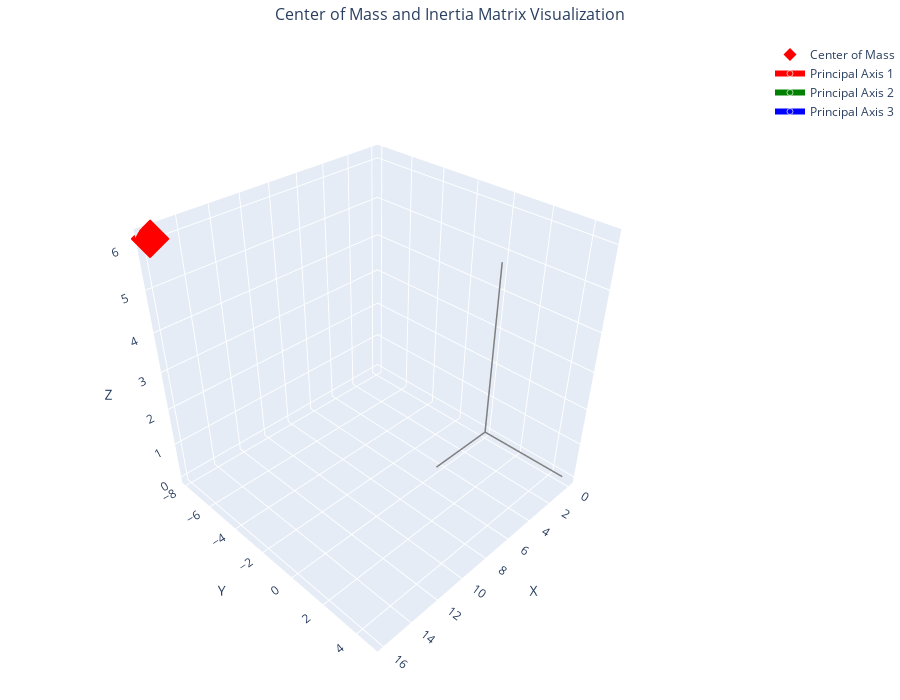
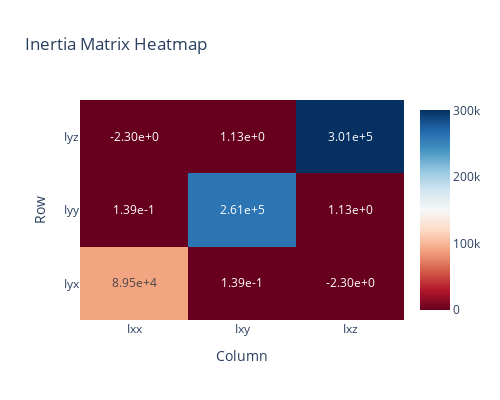

Here is the notebook cell these charts were saved with, in order:
### Code cell
import numpy as np
import plotly.graph_objects as go
from plotly.subplots import make_subplots
import plotly.express as px

# Given data
Volume = 2453.0099283854165
COM = np.array([15.89999849, -7.89999265, 6.12640468])
Inertia_matrix = np.array(
    [
        [8.95441448e04, 1.38562798e-01, -2.29828603e00],
        [1.38562798e-01, 2.60752037e05, 1.12978402e00],
        [-2.29828603e00, 1.12978402e00, 3.00661729e05],
    ]
)


def create_inertia_ellipsoid(inertia_matrix, center, scale=1.0, resolution=20):
    """
    Create points for an inertia ellipsoid visualization
    """
    # Get eigenvalues and eigenvectors
    eigenvals, eigenvecs = np.linalg.eigh(inertia_matrix)

    # Create sphere coordinates
    u = np.linspace(0, 2 * np.pi, resolution)
    v = np.linspace(0, np.pi, resolution)
    U, V = np.meshgrid(u, v)

    # Unit sphere
    x_sphere = np.cos(U) * np.sin(V)
    y_sphere = np.sin(U) * np.sin(V)
    z_sphere = np.cos(V)

    # Stack coordinates
    sphere_points = np.stack(
        [x_sphere.flatten(), y_sphere.flatten(), z_sphere.flatten()]
    )

    # Scale by inverse square root of eigenvalues (for visualization)
    # Smaller eigenvalues = larger semi-axes (less resistance to rotation)
    scaling = scale / np.sqrt(eigenvals)
    scaled_points = eigenvecs @ np.diag(scaling) @ sphere_points

    # Translate to center
    ellipsoid_points = scaled_points + center.reshape(3, 1)

    # Reshape back to grid
    x_ellipsoid = ellipsoid_points[0].reshape(resolution, resolution)
    y_ellipsoid = ellipsoid_points[1].reshape(resolution, resolution)
    z_ellipsoid = ellipsoid_points[2].reshape(resolution, resolution)

    return x_ellipsoid, y_ellipsoid, z_ellipsoid, eigenvals, eigenvecs


# Create the visualization
fig = go.Figure()

# 1. Add Center of Mass point
fig.add_trace(
    go.Scatter3d(
        x=[COM[0]],
        y=[COM[1]],
        z=[COM[2]],
        mode="markers",
        marker=dict(size=10, color="red", symbol="diamond"),
        name="Center of Mass",
        text=f"COM: ({COM[0]:.2f}, {COM[1]:.2f}, {COM[2]:.2f})",
        hovertemplate="<b>Center of Mass</b><br>X: %{x:.2f}<br>Y: %{y:.2f}<br>Z: %{z:.2f}<extra></extra>",
    )
)

# 2. Create and add inertia ellipsoid
scale_factor = 0.01  # Adjust this to make ellipsoid visible
x_ell, y_ell, z_ell, eigenvals, eigenvecs = create_inertia_ellipsoid(
    Inertia_matrix, COM, scale=scale_factor
)

fig.add_trace(
    go.Surface(
        x=x_ell,
        y=y_ell,
        z=z_ell,
        opacity=0.6,
        colorscale="Blues",
        name="Inertia Ellipsoid",
        showscale=False,
        hovertemplate="<b>Inertia Ellipsoid</b><br>X: %{x:.2f}<br>Y: %{y:.2f}<br>Z: %{z:.2f}<extra></extra>",
    )
)

# 3. Add principal axes
axis_length = scale_factor * 2
colors = ["red", "green", "blue"]
axis_names = ["X-axis", "Y-axis", "Z-axis"]

for i in range(3):
    axis_end = COM + eigenvecs[:, i] * axis_length / np.sqrt(eigenvals[i]) * 100

    fig.add_trace(
        go.Scatter3d(
            x=[COM[0], axis_end[0]],
            y=[COM[1], axis_end[1]],
            z=[COM[2], axis_end[2]],
            mode="lines+markers",
            line=dict(color=colors[i], width=6),
            marker=dict(size=[8, 4], color=colors[i]),
            name=f"Principal Axis {i + 1}",
            hovertemplate=f"<b>Principal Axis {i + 1}</b><br>Eigenvalue: {eigenvals[i]:.2e}<extra></extra>",
        )
    )

# 4. Add coordinate system at origin
origin_size = max(abs(COM)) * 0.3
fig.add_trace(
    go.Scatter3d(
        x=[0, origin_size],
        y=[0, 0],
        z=[0, 0],
        mode="lines",
        line=dict(color="gray", width=3),
        name="X-axis (global)",
        showlegend=False,
    )
)
fig.add_trace(
    go.Scatter3d(
        x=[0, 0],
        y=[0, origin_size],
        z=[0, 0],
        mode="lines",
        line=dict(color="gray", width=3),
        name="Y-axis (global)",
        showlegend=False,
    )
)
fig.add_trace(
    go.Scatter3d(
        x=[0, 0],
        y=[0, 0],
        z=[0, origin_size],
        mode="lines",
        line=dict(color="gray", width=3),
        name="Z-axis (global)",
        showlegend=False,
    )
)

# Update layout
fig.update_layout(
    title={
        "text": "Center of Mass and Inertia Matrix Visualization",
        "x": 0.5,
        "xanchor": "center",
        "font": {"size": 16},
    },
    scene=dict(
        xaxis_title="X",
        yaxis_title="Y",
        zaxis_title="Z",
        aspectmode="cube",
        camera=dict(eye=dict(x=1.5, y=1.5, z=1.5)),
    ),
    width=900,
    height=700,
    margin=dict(l=0, r=0, t=40, b=0),
)

# Show the plot
fig.show()

# Print summary information
print("=" * 50)
print("INERTIA ANALYSIS SUMMARY")
print("=" * 50)
print(f"Volume: {Volume:.4f}")
print(f"Center of Mass: [{COM[0]:.4f}, {COM[1]:.4f}, {COM[2]:.4f}]")
print("\nInertia Matrix:")
for i, row in enumerate(Inertia_matrix):
    print(f"  [{row[0]:12.4e}, {row[1]:12.4e}, {row[2]:12.4e}]")

print(f"\nPrincipal Moments of Inertia (Eigenvalues):")
for i, val in enumerate(eigenvals):
    print(f"  I_{i + 1}: {val:.4e}")

print(f"\nPrincipal Axes (Eigenvectors):")
for i, vec in enumerate(eigenvecs.T):
    print(f"  Axis {i + 1}: [{vec[0]:8.4f}, {vec[1]:8.4f}, {vec[2]:8.4f}]")

# Create a 2D inertia matrix heatmap
fig_heatmap = go.Figure(
    data=go.Heatmap(
        z=Inertia_matrix,
        x=["Ixx", "Ixy", "Ixz"],
        y=["Iyx", "Iyy", "Iyz"],
        colorscale="RdBu",
        text=Inertia_matrix,
        texttemplate="%{text:.2e}",
        textfont={"size": 12},
        hoverongaps=False,
    )
)

fig_heatmap.update_layout(
    title="Inertia Matrix Heatmap",
    xaxis_title="Column",
    yaxis_title="Row",
    width=500,
    height=400,
)

fig_heatmap.show()

### Figure 1 — Plotly figure (JSON) as saved in the notebook; plotly's stock layout.template omitted (floating-point values rounded to 4 significant figures; data arrays with more than 128 entries replaced by an {"elided": "..."} marker saying what was removed)
{"data": [{"hovertemplate": "<b>Center of Mass</b><br>X: %{x:.2f}<br>Y: %{y:.2f}<br>Z: %{z:.2f}<extra></extra>", "marker": {"color": "red", "size": 10, "symbol": "diamond"}, "mode": "markers", "name": "Center of Mass", "text": "COM: (15.90, -7.90, 6.13)", "type": "scatter3d", "x": [15.9], "y": [-7.9], "z": [6.126]}, {"colorscale": [[0, "rgb(247,251,255)"], [0.125, "rgb(222,235,247)"], [0.25, "rgb(198,219,239)"], [0.375, "rgb(158,202,225)"], [0.5, "rgb(107,174,214)"], [0.625, "rgb(66,146,198)"], [0.75, "rgb(33,113,181)"], [0.875, "rgb(8,81,156)"], [1, "rgb(8,48,107)"]], "hovertemplate": "<b>Inertia Ellipsoid</b><br>X: %{x:.2f}<br>Y: %{y:.2f}<br>Z: %{z:.2f}<extra></extra>", "name": "Inertia Ellipsoid", "opacity": 0.6, "showscale": false, "type": "surface", "x": {"elided": "20x20 float values"}, "y": {"elided": "20x20 float values"}, "z": {"elided": "20x20 float values"}}, {"hovertemplate": "<b>Principal Axis 1</b><br>Eigenvalue: 8.95e+04<extra></extra>", "line": {"color": "red", "width": 6}, "marker": {"color": "red", "size": [8, 4]}, "mode": "lines+markers", "name": "Principal Axis 1", "type": "scatter3d", "x": [15.9, 15.91], "y": [-7.9, -7.9], "z": [6.126, 6.126]}, {"hovertemplate": "<b>Principal Axis 2</b><br>Eigenvalue: 2.61e+05<extra></extra>", "line": {"color": "green", "width": 6}, "marker": {"color": "green", "size": [8, 4]}, "mode": "lines+markers", "name": "Principal Axis 2", "type": "scatter3d", "x": [15.9, 15.9], "y": [-7.9, -7.904], "z": [6.126, 6.126]}, {"hovertemplate": "<b>Principal Axis 3</b><br>Eigenvalue: 3.01e+05<extra></extra>", "line": {"color": "blue", "width": 6}, "marker": {"color": "blue", "size": [8, 4]}, "mode": "lines+markers", "name": "Principal Axis 3", "type": "scatter3d", "x": [15.9, 15.9], "y": [-7.9, -7.9], "z": [6.126, 6.123]}, {"line": {"color": "gray", "width": 3}, "mode": "lines", "name": "X-axis (global)", "showlegend": false, "type": "scatter3d", "x": [0, 4.77], "y": [0, 0], "z": [0, 0]}, {"line": {"color": "gray", "width": 3}, "mode": "lines", "name": "Y-axis (global)", "showlegend": false, "type": "scatter3d", "x": [0, 0], "y": [0, 4.77], "z": [0, 0]}, {"line": {"color": "gray", "width": 3}, "mode": "lines", "name": "Z-axis (global)", "showlegend": false, "type": "scatter3d", "x": [0, 0], "y": [0, 0], "z": [0, 4.77]}], "layout": {"height": 700, "margin": {"b": 0, "l": 0, "r": 0, "t": 40}, "scene": {"aspectmode": "cube", "camera": {"eye": {"x": 1.5, "y": 1.5, "z": 1.5}}, "xaxis": {"title": {"text": "X"}}, "yaxis": {"title": {"text": "Y"}}, "zaxis": {"title": {"text": "Z"}}}, "title": {"font": {"size": 16}, "text": "Center of Mass and Inertia Matrix Visualization", "x": 0.5, "xanchor": "center"}, "width": 900}}

### Figure 2 — Plotly figure (JSON) as saved in the notebook; plotly's stock layout.template omitted (floating-point values rounded to 4 significant figures)
{"data": [{"colorscale": [[0, "rgb(103,0,31)"], [0.1, "rgb(178,24,43)"], [0.2, "rgb(214,96,77)"], [0.3, "rgb(244,165,130)"], [0.4, "rgb(253,219,199)"], [0.5, "rgb(247,247,247)"], [0.6, "rgb(209,229,240)"], [0.7, "rgb(146,197,222)"], [0.8, "rgb(67,147,195)"], [0.9, "rgb(33,102,172)"], [1, "rgb(5,48,97)"]], "hoverongaps": false, "text": [[89540.0, 0.1386, -2.298], [0.1386, 260800.0, 1.13], [-2.298, 1.13, 300700.0]], "textfont": {"size": 12}, "texttemplate": "%{text:.2e}", "type": "heatmap", "x": ["Ixx", "Ixy", "Ixz"], "y": ["Iyx", "Iyy", "Iyz"], "z": [[89540.0, 0.1386, -2.298], [0.1386, 260800.0, 1.13], [-2.298, 1.13, 300700.0]]}], "layout": {"height": 400, "title": {"text": "Inertia Matrix Heatmap"}, "width": 500, "xaxis": {"title": {"text": "Column"}}, "yaxis": {"title": {"text": "Row"}}}}
